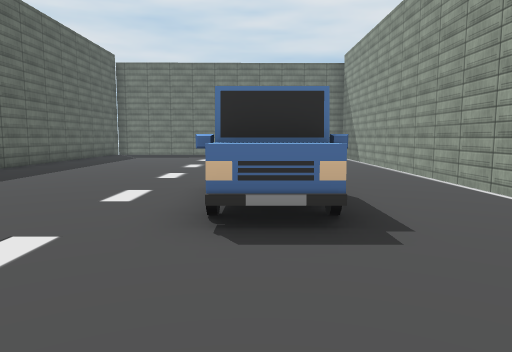
View 1 (above)

16 first-person views from a walk through a Unity game level. The camera is 1.5 m above the floor, tilts 6° down and sees 70° across. The floor is counted in squares, 2 m on a side. Each view is taken from the middle of a square. On the plan, view 1 faces up. The plan holds only what a view shows up to about 11 squares ahead; the rest is blank. The place goes on beyond the plan. Some surface patterns are stand-ins.

View 2
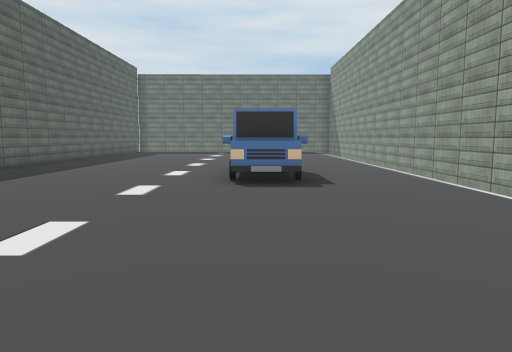

View 3
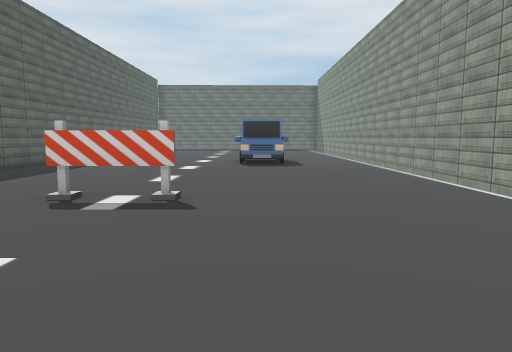

View 4
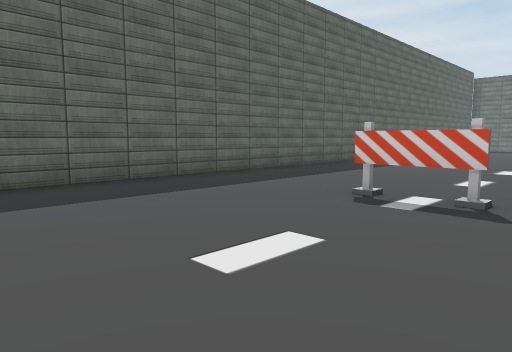

View 5
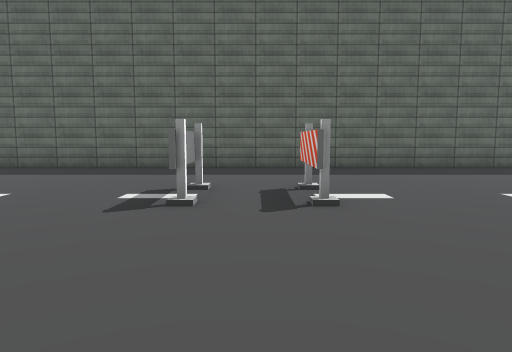

View 6
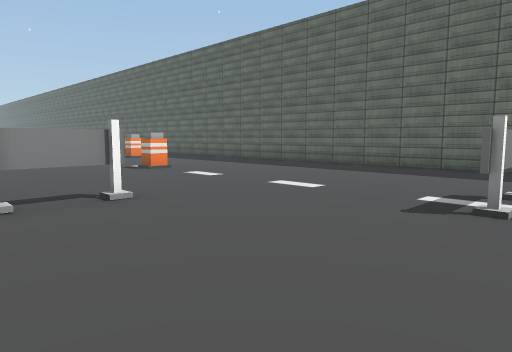

View 7
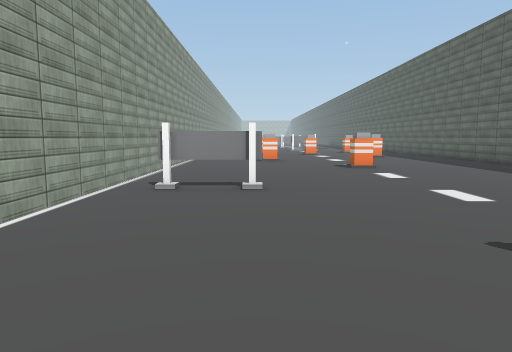

View 8
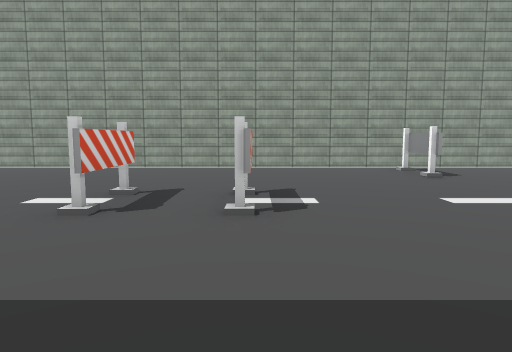

View 9
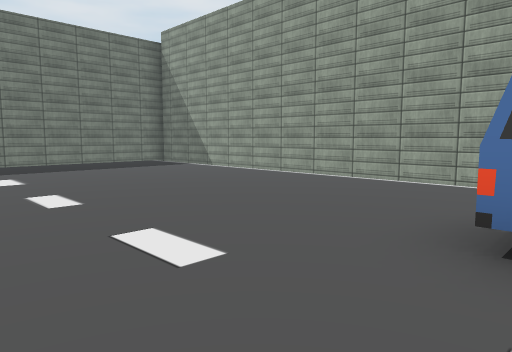

View 10
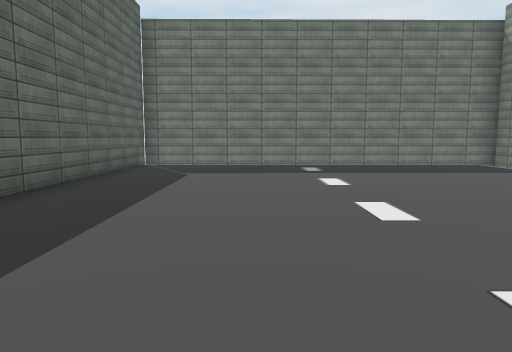

View 11
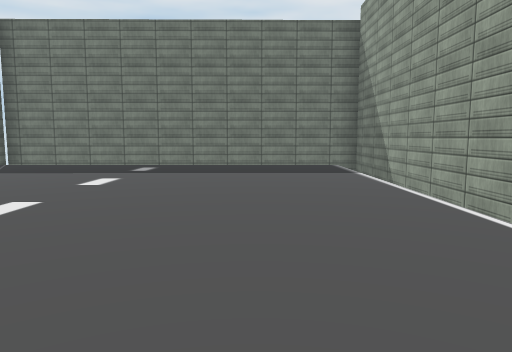

View 12
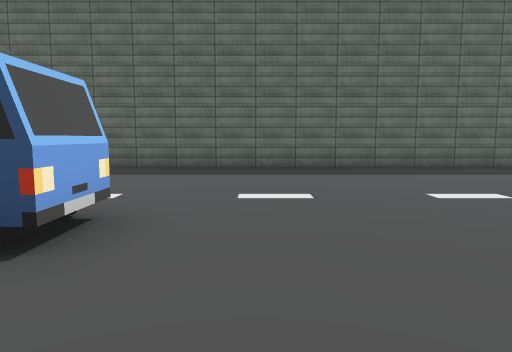

View 13
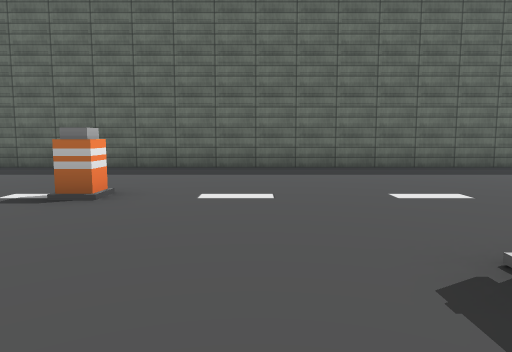

View 14
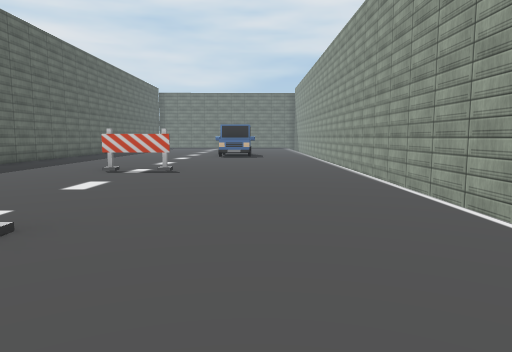

View 15
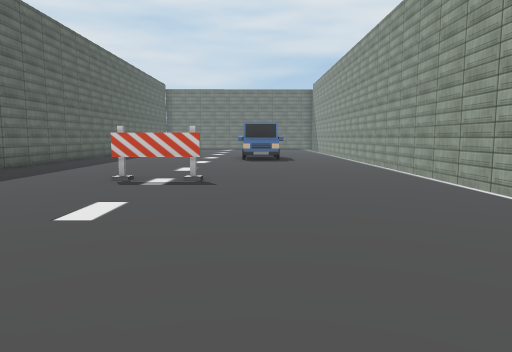

View 16
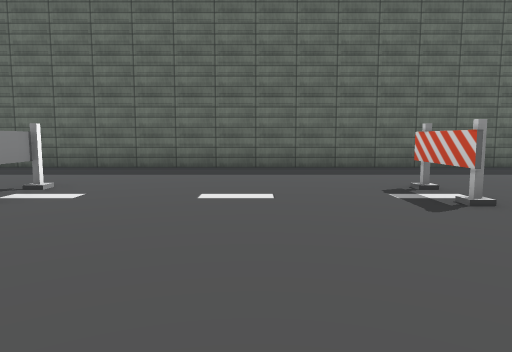

### Floor plan
Key: @ floor where view 1 was taken; # wall or solid block; . floor; = window, fence, low wall or low ledge; T thing the floor can be seen under or through; O other object.
Columns run from 7 left of view 1 to 4 right of it. Each row starts with its distance up from view 1.
 17 ############
 16 #..........#
 15 #..........#
 14 #..........#
 13 #..........#
 12 #..........#
 11 #..........#
 10 #..........#
  9 #..........#
  8 #..........#
  7 #..........#
  6 #..........#
  5 #......O...#
  4 #......O...#
  3 #......OO..#
  2 #..........#
  1 #..........#
  0 #......@...#
 -1 #..........#
 -2 #..........#
 -3 #....TT....#
 -4 #..........#
 -5 #..........#
 -6 #..........#
 -7 #..........#
 -8 #....##....#
 -9 #..........#
-10 #....##....#
-11 #..........#
-12 #..........#
-13 #.......#..#
-14 #........=.#
-15 #..........#
-16 #..........#
-17 #....O.....#
-18 #..........#
-19 #..........#

Where each view was taken, in squares from view 1:
view 1: 0 up, 0 right, facing up
view 2: 3 down, 0 right, facing up
view 3: 7 down, 0 right, facing up
view 4: 7 down, 0 right, facing up-left
view 5: 9 down, 3 right, facing left
view 6: 9 down, 3 right, facing down-left
view 7: 8 down, 1 right, facing down
view 8: 10 down, 6 left, facing right
view 9: 5 up, 3 left, facing up-right
view 10: 6 up, 3 left, facing up
view 11: 6 up, 1 right, facing up
view 12: 7 up, 3 right, facing left
view 13: 15 down, 3 right, facing left
view 14: 11 down, 1 right, facing up
view 15: 9 down, 0 right, facing up
view 16: 5 down, 3 right, facing left
